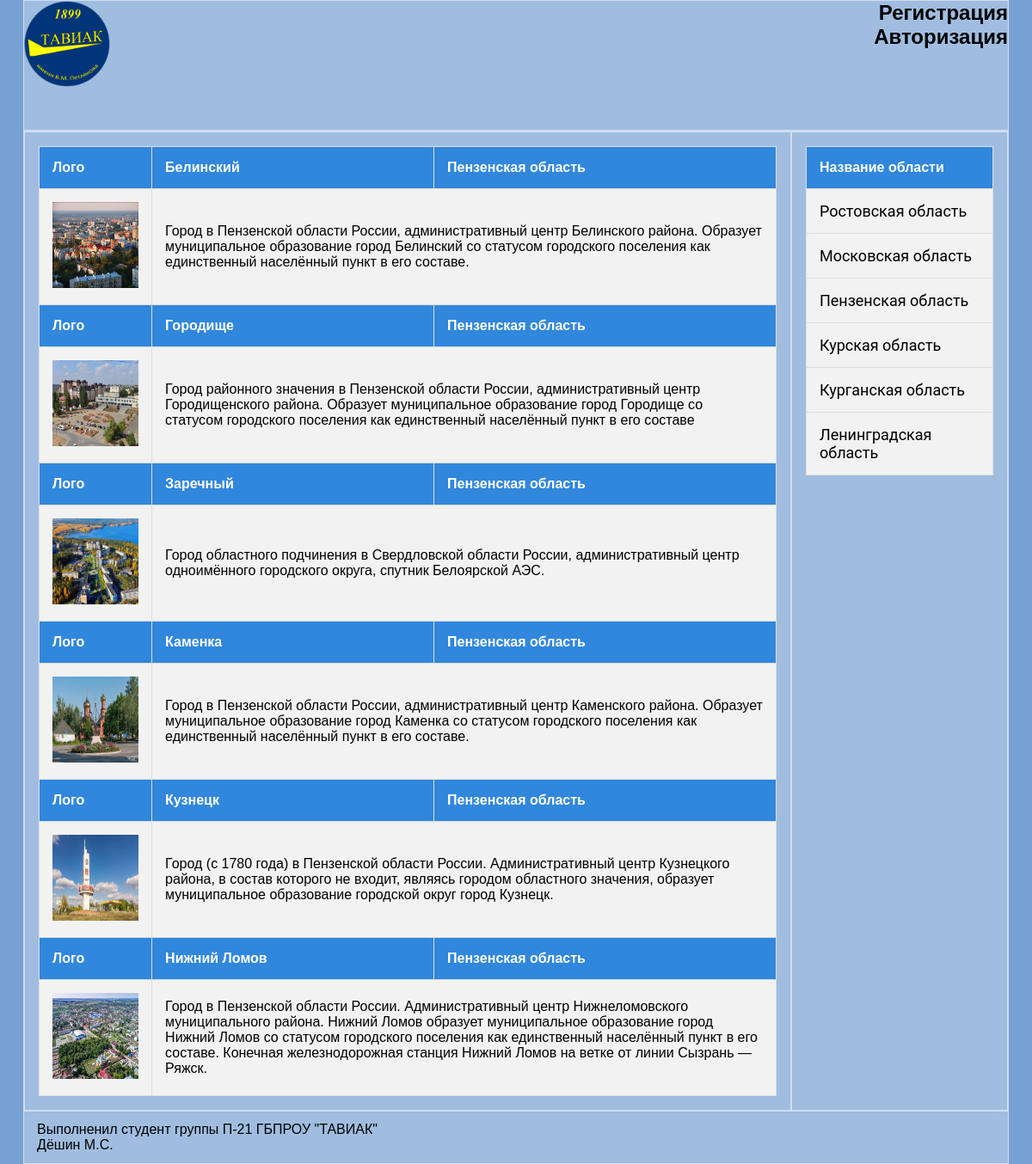
The app's page /?region=6 with its own data.
### tables this page shows
CREATE TABLE `city` (
  `id` int NOT NULL,
  `name` varchar(30) NOT NULL,
  `area` int NOT NULL DEFAULT '10',
  `population` int NOT NULL DEFAULT '30',
  `logo` varchar(30) NOT NULL DEFAULT '0.jpg',
  `description` text,
  `region` int NOT NULL
);

CREATE TABLE `region` (
  `id` int NOT NULL,
  `name` varchar(30) NOT NULL,
  `kod` int NOT NULL
);

### content.php (the view, shortened to what this page needs)
<div class="content">
               <?php
         if(isset($_GET['content'])){
            $content= $_GET['content'];
            include "$content";
        }
        else{
            if(isset($_GET['region'])){
                $selectedRegion = (int)$_GET['region'];
                $mysql = "SELECT city.*, region.name AS region_name
                FROM city
                JOIN region ON city.region = region.id
                WHERE city.region = $selectedRegion
               ";
                $result = $dbcon->query($mysql);
                          ?>
                    <div class="tablGL">
                    <div class="tabl">
                    <?php
                    echo "<table >";
                    foreach ($result as $row) {
                        echo "<tr><th >Лого</th>
                        <th > <a class='link' href='?content=city.php&city=" . $row['id'] . "'>" . $row['name'] . "</a></th>
                        <th >". $row['region_name'] ."</th></tr>";
                        echo "<td ><img src='./img/" . $_SESSION['photo'] . "'></td>";
                        echo "<td  colspan='2'>" . $row['description'] . "</td>";
                    }
                    echo "</table>";
                    ?></div></div><?php
            }
            }
            ?>
        </div>

### sidebar.php
<div class="sidebar"><?php
$mysql = "SELECT id,name
            FROM region";
            $result = $dbcon->query($mysql);
            $city_data = $result->fetch_all(MYSQLI_ASSOC);?>
                <div class="tablGL">
                <div class="tabl">
                <?php
                echo "<table >";
                echo "<tr><th >Название области</th></tr>";
                foreach ($result as $row) {
                    echo "<tr> <td ><p><a class='link_sidebar' href='?region=" . $row['id'] . "'>" . $row['name'] . "</a></p></td> </tr>";
                }
                echo "</table>";
                ?></div></div>
            </div>

### css/style.css (style rules this page uses)
* { margin: 0px; padding: 0px; }
html { font-family: 'poppins', sans-serif; background-color: #77A1D3; }
body { justify-content: center; display: flex; margin: 0px; padding: 0px; overflow: auto; }
a { text-decoration: none; }
.link { color: white; }
.link_sidebar { color: black; font-family: 'Roboto', sans-serif; font-size: 18px; }
img { width: 100px; height: 100px; }
.content { border-top: 0px; align-items: center; width: 100ch; border: 1px solid rgba(255, 255, 255, 0.5); }
.sidebar { width: 250px; margin-left: auto; border: 1px solid rgba(255, 255, 255, 0.5); }
.tablGL { justify-content: center; }
table { background-color: #f2f2f2; border-radius: 0.25em; border-collapse: collapse; margin: 1em; }
table, th, td { border: 1px solid #ddd; }
th, td { padding: 15px; text-align: left; }
th { background-color: #3187dc; color: white; }
tr:nth-child(even) { background-color: #f2f2f2; }

### records on screen
city: name "Белинский", region.name "Пензенская область", shows a picture, description "Город в Пензенской области России, административный центр Белинского района. Образует муниципальное образование город Белинский со статусом городского поселения как единственный населённый пункт в его составе."
city: name "Городище", region.name "Пензенская область", shows a picture, description "Город районного значения в Пензенской области России, административный центр Городищенского района. Образует муниципальное образование город Городище со статусом городского поселения как единственный населённый пункт в его составе"
city: name "Заречный", region.name "Пензенская область", shows a picture, description "Город областного подчинения в Свердловской области России, административный центр одноимённого городского округа, спутник Белоярской АЭС."
city: name "Каменка", region.name "Пензенская область", shows a picture, description "Город в Пензенской области России, административный центр Каменского района. Образует муниципальное образование город Каменка со статусом городского поселения как единственный населённый пункт в его составе."
city: name "Кузнецк", region.name "Пензенская область", shows a picture, description "Город (с 1780 года) в Пензенской области России. Административный центр Кузнецкого района, в состав которого не входит, являясь городом областного значения, образует муниципальное образование городской округ город Кузнецк."
city: name "Нижний Ломов", region.name "Пензенская область", shows a picture, description "Город в Пензенской области России. Административный центр Нижнеломовского муниципального района. Нижний Ломов образует муниципальное образование город Нижний Ломов со статусом городского поселения как единственный населённый пункт в его составе. Конечная железнодорожная станция Нижний Ломов на ветке от линии Сызрань — Ряжск."
region: name "Ростовская область"
region: name "Московская область"
region: name "Пензенская область"
region: name "Курская область"
region: name "Курганская область"
region: name "Ленинградская область"
